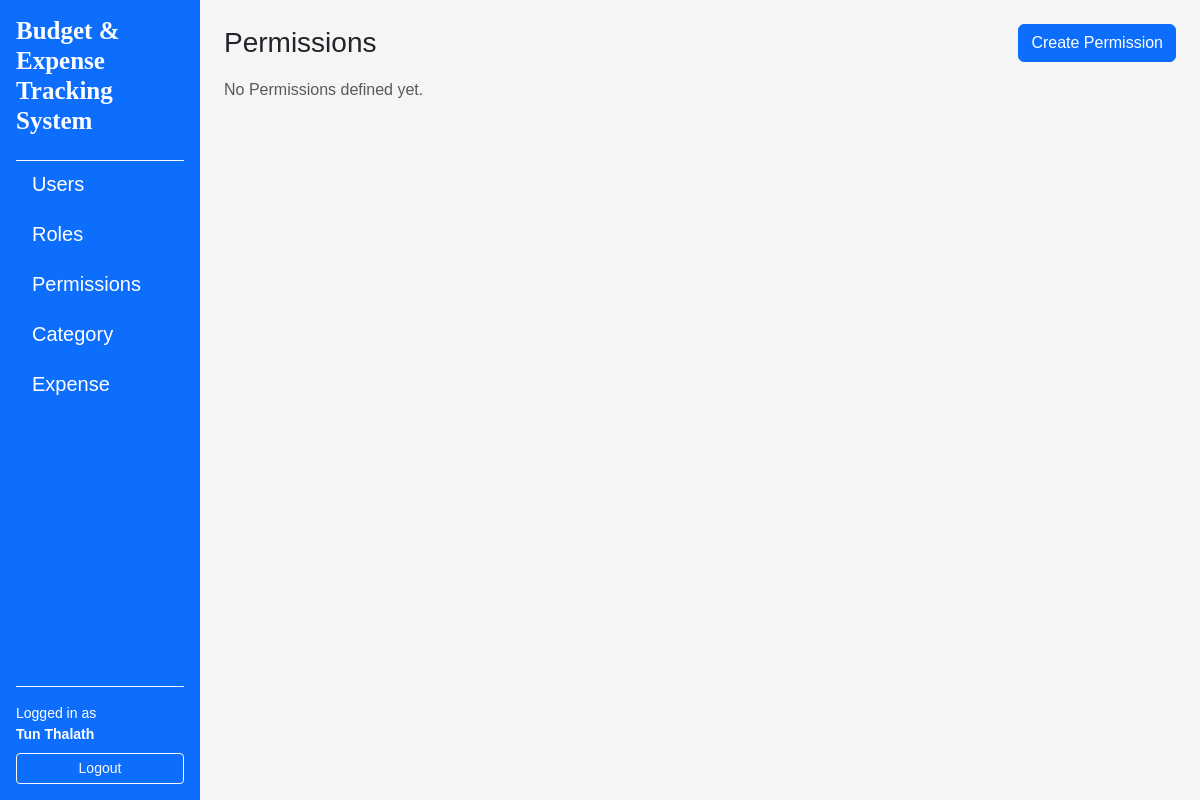
The app's page /permissions/ (signed in), older data.
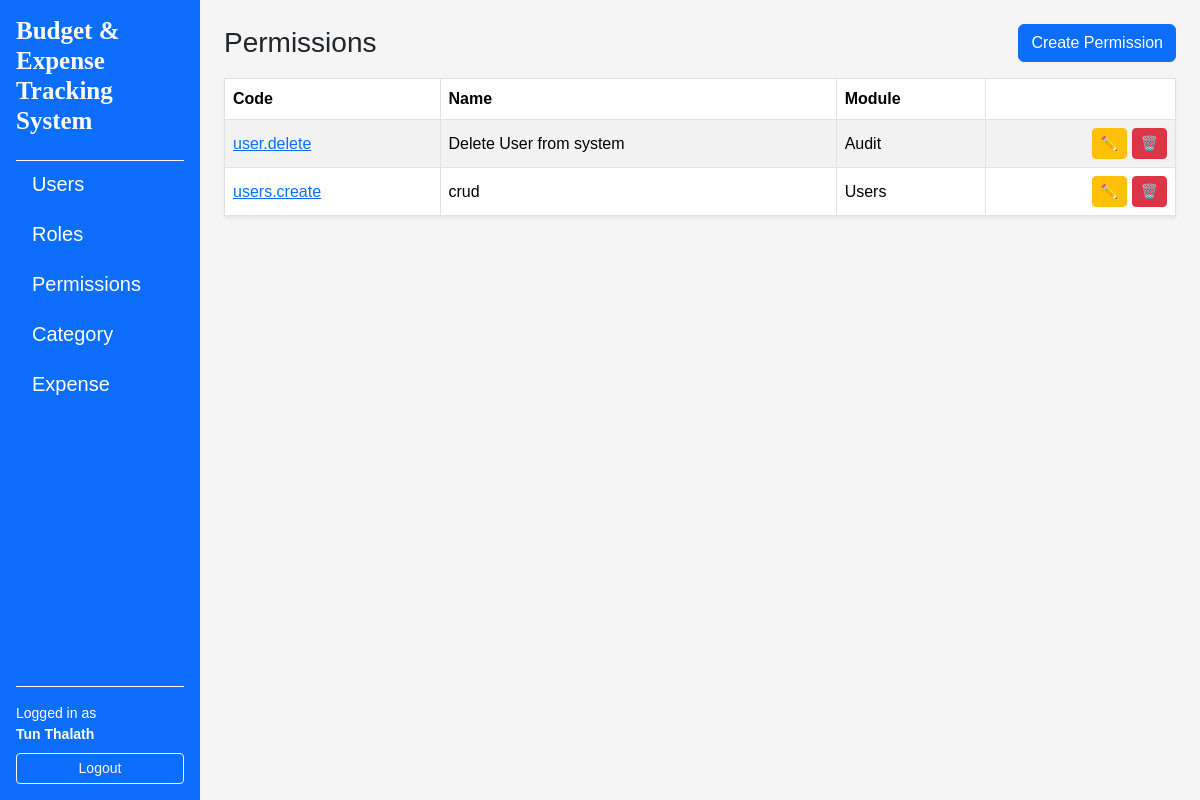
The same page, newer data.
### app/models/permission.py (models this page shows, shortened)
class Permission(db.Model):
    __tablename__ = "permissions"
    id = db.Column(db.Integer, primary_key = True)
    code = db.Column(db.String(64), unique=True, nullable=False, index=True)
    name = db.Column(db.String(120), nullable=False)
    description = db.Column(db.String(255))
    module = db.Column(db.String(80), nullable=False, default="General")
    created_at = db.Column(db.DateTime, default = datetime.utcnow, nullable=False)
    updated_at = db.Column(db.DateTime, default = datetime.utcnow, onupdate = datetime.utcnow, nullable=False)
    roles = db.relationship("Role", secondary=role_permissions, back_populates = "permissions")

### app/routes/permission_routes.py (the view)
@permission_bp.route("/")
@login_required
def index():
    permissions = PermissionService.get_all()
    return render_template("permissions/index.html", permissions=permissions)

### app/services/permission_service.py (called while the page is built)
    @staticmethod
    def get_all() -> List[Permission]:
        return Permission.query.order_by(Permission.code.asc()).all()

### app/templates/permissions/index.html (shortened to what this page needs)
{% extends "layouts/base.html" %}
{% block content %}
<div class="d-flex justify-content-between align-items-center mb-3">
    <h1 class="h3 mb-0">Permissions</h1>
    <a href="{{ url_for('permissions.create') }}" class="btn btn-primary">Create Permission</a>
</div>
{% if permissions %}
    <table class="table table-striped table-bordered align-middle shadow-sm">
        <thead>
            <tr>
                <th>Code</th>
                <th>Name</th>
                <th>Module</th>
                <th class="text-end"></th>
            </tr>
        </thead>
        <tbody>
            {% for perm in permissions %}
            <tr>
                <td>
                    <a href="{{ url_for('permissions.detail', permission_id=perm.id) }}">
                        {{ perm.code }}
                    </a>
                </td>
                <td>
                    {{ perm.name or "_" }}
                </td>
                <td>
                    {{ perm.module }}
                </td>
                <td class="text-end">
                    <a
                        href="{{ url_for('permissions.edit', permission_id = perm.id) }}"
                        class="btn btn-sm btn-warning"
                    >
                    ✏️
                    </a>
                    <a
                        href="{{ url_for('permissions.index', permission_id = perm.id) }}"
                        class="btn btn-sm btn-danger"
                    >
                    🗑️
                    </a>
                </td>
            </tr>
            {% endfor %}
        </tbody>
    </table>
{% else %}
<p class="text-muted"> No Permissions defined yet.</p>
{% endif %}
{% endblock %}

Row changes from the older to the newer data that the page shows:
added Permission: code "user.delete", name "Delete User from system", module "Audit"
added Permission: code "users.create", name "crud", module "Users"
Text that changed along with them:
text no longer shown: "No Permissions defined yet."
text now shown: "Code Name Module"
